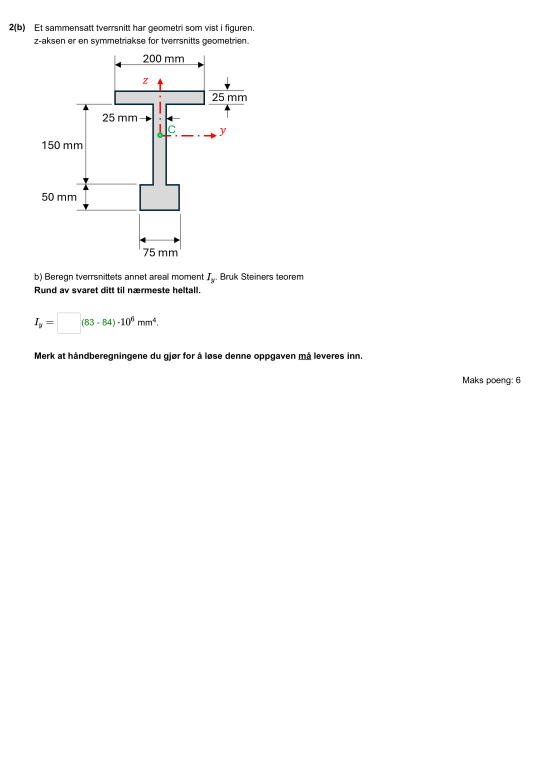
#> input picture scripts/big_image.png, 1653 x 2339 px (shown at 1/3 size)
$ python _expand_correctly.py
#> lines starting #> are read from the running program, lines starting #| are printed output that depends on the picture; after the words box and inside, x2 and y2 are one past the last pixel; in counts of white or black regions, pixels touching at a corner belong together
import cv2
import numpy as np
import matplotlib.pyplot as plt
from tkinter import filedialog, Tk, messagebox

# --- Konstanter ---
MIN_CONTOUR_AREA = 15_000
MIN_CONTOUR_HEIGHT = 120
IOU_THRESHOLD = 0.3
EXPAND_MARGIN = 100

# --- Funksjoner ---
def velg_bilde():
    root = Tk()
    root.withdraw()
    filsti = filedialog.askopenfilename()
#> the answer given: big_image.png
    bilde = cv2.imread(filsti)
#> bilde is the input picture: shape (2339, 1653, 3); mean B, G, R 252.1, 252.1, 252.1
    if bilde is None:
        messagebox.showerror("Feil", "Kunne ikke laste bildet.")
        exit(1)
    return bilde

def finn_crop_omrader(bilde):
    grattone = cv2.cvtColor(bilde, cv2.COLOR_BGR2GRAY)
    blur = cv2.GaussianBlur(grattone, (5, 5), 0)
    kanter = cv2.Canny(blur, 50, 150)
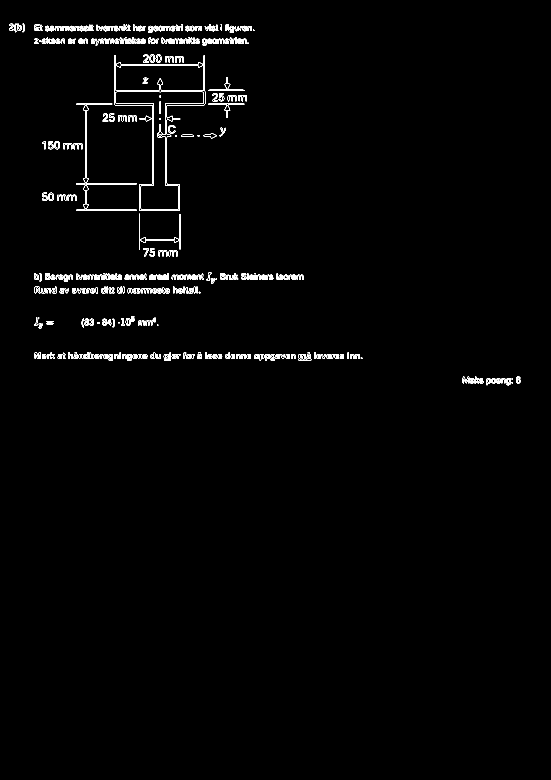
#> kanter: shape (2339, 1653) (shown at 1/3 size); 0.83% white in thin lines or dots, all inside (x1, y1, x2, y2) = (28, 70, 1562, 1156)
    utvidet = cv2.dilate(kanter, np.ones((5, 5), np.uint8), iterations=2)
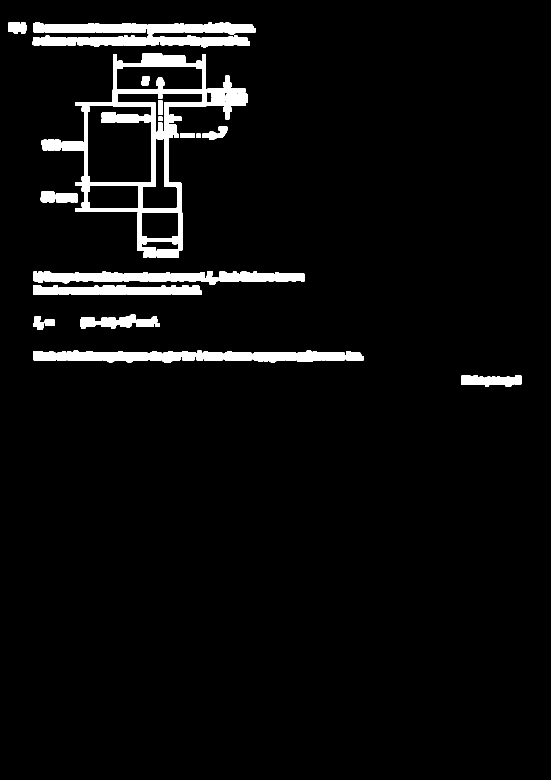
#> utvidet: shape (2339, 1653) (shown at 1/3 size); 4.5% white; 52 white regions
    konturer, _ = cv2.findContours(utvidet, cv2.RETR_EXTERNAL, cv2.CHAIN_APPROX_SIMPLE)
#> konturer = 47 contours; largest, box (x1, y1, x2, y2) and area: (186, 159, 620, 774) 135018, (269, 107, 750, 142) 11272, (100, 68, 552, 103) 10724, (621, 227, 744, 358) 6630, (758, 1052, 1036, 1087) 6544
    bokser = []
    for c in konturer:
        x, y, w, h = cv2.boundingRect(c)
        if w * h >= MIN_CONTOUR_AREA and h >= MIN_CONTOUR_HEIGHT:
            bokser.append((x, y, w, h))
#> this loop made 47 passes
#> (x, y, w, h) on passes 1 to 12: (1455, 1130, 88, 30), (1384, 1126, 70, 29), (1544, 1125, 22, 30), (169, 1054, 31, 27), (1038, 1053, 53, 28), (672, 1053, 85, 28), (611, 1053, 60, 28), (447, 1053, 39, 28), (100, 1053, 68, 28), (758, 1052, 278, 35), (487, 1052, 122, 35), (201, 1052, 245, 35)
#> after the loop, bokser = [(621, 227, 123, 131), (186, 159, 434, 615)]
    return filtrer_bokser(bokser)
#> the loop in filtrer_bokser, `for b in bokser:` made 2 passes
#> after the loop in filtrer_bokser, `for b in bokser:`: filtrert = [(186, 159, 434, 615), (621, 227, 123, 131)]

def iou(b1, b2):
    x1, y1, w1, h1 = b1
    x2, y2, w2, h2 = b2
    xa, ya = max(x1, x2), max(y1, y2)
    xb, yb = min(x1+w1, x2+w2), min(y1+h1, y2+h2)
    inter = max(0, xb - xa) * max(0, yb - ya)
    union = w1*h1 + w2*h2 - inter
    return inter / union if union > 0 else 0

def filtrer_bokser(bokser):
    bokser.sort(key=lambda b: b[2] * b[3], reverse=True)
    filtrert = []
    for b in bokser:
        hvis_overlapping = any(iou(b, f) > IOU_THRESHOLD for f in filtrert)
        if not hvis_overlapping:
            filtrert.append(b)
    return filtrert

def utvid_boks(boks, bilde_shape, margin):
    x, y, w, h = boks
    h_bilde, w_bilde = bilde_shape[:2]
    x2 = max(0, x - margin)
    y2 = max(0, y - margin)
    x3 = min(w_bilde, x + w + margin)
    y3 = min(h_bilde, y + h + margin)
    return (x2, y2, x3 - x2, y3 - y2)

def kontrastverdi(region):
    reshaped = region.reshape(-1, 3)
    unik = np.unique(reshaped, axis=0)
    return 0 if len(unik) <= 1 else len(unik)

def gjennomsnittlig_fargeverdi(region):
    return np.mean(region.reshape(-1, 3), axis=0).mean()

def beregn_kantkontraster_og_farger(bilde, boks, maks_avstand):
    x, y, w, h = boks
    topp, bunn, venstre, hoyre = [], [], [], []
    farger_topp, farger_bunn, farger_venstre, farger_hoyre = [], [], [], []
    for i in range(maks_avstand):
        if y - i - 1 >= 0:
            stripe = bilde[y - i - 1, x:x+w]
            topp.append(kontrastverdi(stripe))
            farger_topp.append(gjennomsnittlig_fargeverdi(stripe))
        if y + h + i < bilde.shape[0]:
            stripe = bilde[y + h + i, x:x+w]
            bunn.append(kontrastverdi(stripe))
            farger_bunn.append(gjennomsnittlig_fargeverdi(stripe))
        if x - i - 1 >= 0:
            stripe = bilde[y:y+h, x - i - 1]
            venstre.append(kontrastverdi(stripe))
            farger_venstre.append(gjennomsnittlig_fargeverdi(stripe))
        if x + w + i < bilde.shape[1]:
            stripe = bilde[y:y+h, x + w + i]
            hoyre.append(kontrastverdi(stripe))
            farger_hoyre.append(gjennomsnittlig_fargeverdi(stripe))
    return topp, bunn, venstre, hoyre, farger_topp, farger_bunn, farger_venstre, farger_hoyre

def tegn_bokser_og_vis(bilde, boks1, boks2):
    visning = bilde.copy()
    cv2.rectangle(visning, (boks1[0], boks1[1]), (boks1[0]+boks1[2], boks1[1]+boks1[3]), (255, 0, 0), 2)
    cv2.rectangle(visning, (boks2[0], boks2[1]), (boks2[0]+boks2[2], boks2[1]+boks2[3]), (0, 255, 0), 2)
    visning_rgb = cv2.cvtColor(visning, cv2.COLOR_BGR2RGB)
    plt.figure(figsize=(24, 6))
    plt.subplot(1, 4, 1)
    plt.imshow(visning_rgb)
    plt.title("Bilde med bokser")
    plt.axis("off")

def plott_kontraster_og_farge(topp, bunn, venstre, hoyre, farger_topp, farger_bunn, farger_venstre, farger_hoyre):
    plt.subplot(1, 4, 2)
    plt.plot(topp, label="Topp")
    plt.plot(bunn, label="Bunn")
    plt.plot(venstre, label="Venstre")
    plt.plot(hoyre, label="Høyre")
    plt.title("Kontrastprofiler rundt boksen")
    plt.xlabel("Avstand fra boks")
    plt.ylabel("Kontrastverdi")
    plt.legend()
    plt.grid(True)

    plt.subplot(1, 4, 3)
    plt.plot(farger_topp, label="Topp")
    plt.plot(farger_bunn, label="Bunn")
    plt.plot(farger_venstre, label="Venstre")
    plt.plot(farger_hoyre, label="Høyre")
    plt.title("Gjennomsnittlig fargeverdi")
    plt.xlabel("Avstand fra boks")
    plt.ylabel("Verdi (0-255)")
    plt.legend()
    plt.grid(True)

    plt.tight_layout()
    plt.show()

# --- Hovedprogram ---
bilde = velg_bilde()
bokser = finn_crop_omrader(bilde)
#> bokser = [(186, 159, 434, 615), (621, 227, 123, 131)]
if not bokser:
    print("Fant ingen relevante områder.")
    exit(0)

boks = bokser[0]
#> boks = (186, 159, 434, 615)
utvidet_boks = utvid_boks(boks, bilde.shape, EXPAND_MARGIN)
#> in utvid_boks, `x, y, w, h = boks`: x = 186; y = 159; w = 434; h = 615
#> in utvid_boks, `x2 = max(0, x - margin)`: x2 = 86
#> in utvid_boks, `y2 = max(0, y - margin)`: y2 = 59
#> in utvid_boks, `x3 = min(w_bilde, x + w + margin)`: x3 = 720
#> in utvid_boks, `y3 = min(h_bilde, y + h + margin)`: y3 = 874
#> utvidet_boks = (86, 59, 634, 815)
topp, bunn, venstre, hoyre, farger_topp, farger_bunn, farger_venstre, farger_hoyre = beregn_kantkontraster_og_farger(bilde, boks, maks_avstand=EXPAND_MARGIN)
#> in beregn_kantkontraster_og_farger, `x, y, w, h = boks`: x = 186; y = 159; w = 434; h = 615
#> the loop in beregn_kantkontraster_og_farger, `for i in range(maks_avstand):` made 100 passes
#> after the loop in beregn_kantkontraster_og_farger, `for i in range(maks_avstand):`: bunn = 100 values, max 53 at index 53, min 0 at index 0, mean 11.95; farger_bunn = 100 values, max 255 at index 0, min 101.5 at index 93, mean 229.6; farger_hoyre = 100 values, max 253.9 at index 34, min 225.8 at index 62, mean 249.2; farger_topp = 100 values, max 255 at index 0, min 109.7 at index 40, mean 227.6; farger_venstre = 100 values, max 255 at index 23, min 240.5 at index 38, mean 251.6; hoyre = 100 values, max 27 at index 40, min 4 at index 0, mean 15.21; topp = 100 values, max 52 at index 39, min 0 at index 0, mean 15.05; venstre = 100 values, max 29 at index 37, min 0 at index 23, mean 8
tegn_bokser_og_vis(bilde, boks, utvidet_boks)
#> in tegn_bokser_og_vis, `cv2.rectangle(visning, (boks2[0], boks2[1]), (boks2[0]+boks2[2], boks2..`:
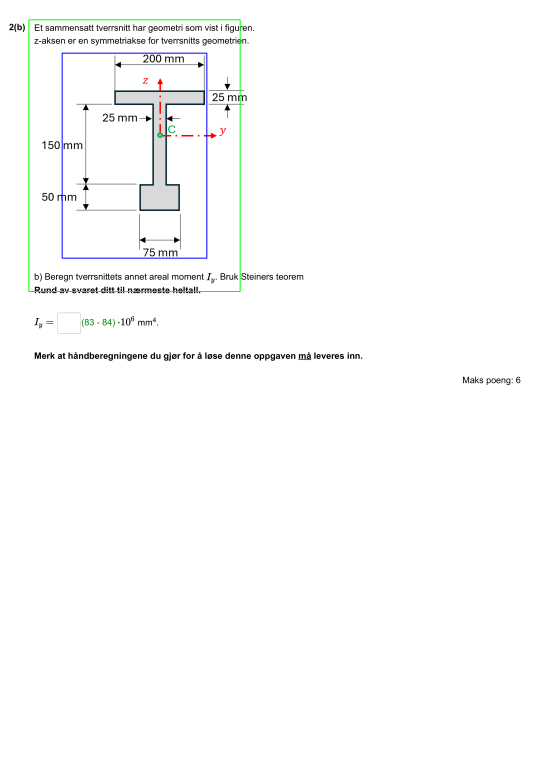
#> visning: shape (2339, 1653, 3) (shown at 1/3 size); mean B, G, R 251.5, 251.7, 251.1
plott_kontraster_og_farge(topp, bunn, venstre, hoyre, farger_topp, farger_bunn, farger_venstre, farger_hoyre)
#> in plott_kontraster_og_farge, `plt.show()`:
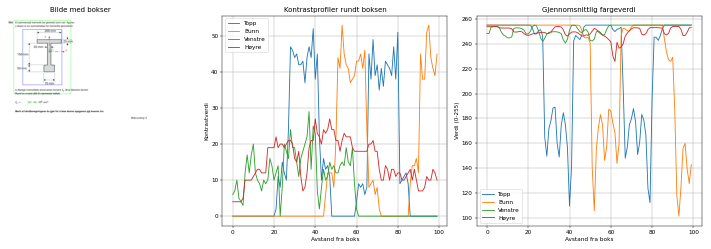
#> figure drawn by matplotlib, 3 panels; panel 2: curve peaks at x = 39, y = 52; panel 2: curve peaks at x = 53, y = 53; panel 2: curve peaks at x = 37, y = 29; panel 3: curve peaks at x = 0, y = 255
#> (the run stopped early here; a loop or call above may not have finished)
